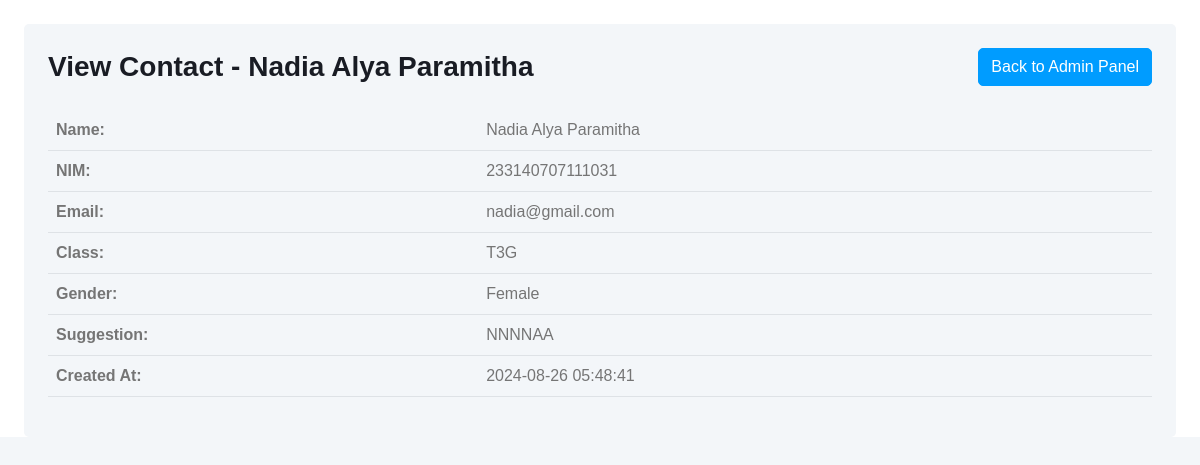
Screenshot of /admin/view.php?id=1 with the database file from the repository.
### tables this page shows
CREATE TABLE `contact` (
  `name` varchar(50) NOT NULL,
  `nim` varchar(20) NOT NULL,
  `email` varchar(50) NOT NULL,
  `class` varchar(20) NOT NULL,
  `gender` enum('Male','Female') NOT NULL,
  `suggestion` text NOT NULL,
  `reg_date` timestamp NULL DEFAULT current_timestamp() ON UPDATE current_timestamp(),
  `id` int(11) NOT NULL
);

### admin/view.php (the view, shortened to what this page needs)
<?php
include('../koneksi/koneksi.php');
if (isset($_GET['id'])) {
    $id = intval($_GET['id']);
    $sql = "SELECT * FROM contact WHERE id = ?";
    $stmt = $conn->prepare($sql);
    $stmt->bind_param("i", $id);
    $stmt->execute();
    $result = $stmt->get_result();
    if ($result->num_rows > 0) {
        $row = $result->fetch_assoc();
    } else {
        echo "No record found";
        exit;
    }
} else {
    echo "Invalid ID";
    exit;
}
?>
<!DOCTYPE html>
<html lang="en">
<head>
    <link href="css/bootstrap.min.css" rel="stylesheet">
    <link href="css/style.css" rel="stylesheet">
</head>
<body>
    <div class="container-xxl position-relative bg-white d-flex p-0">
        <div class="container-fluid pt-4 px-4">
            <div class="bg-light rounded p-4">
                <div class="d-flex align-items-center justify-content-between mb-4">
                    <h3 class="mb-0">View Contact - <?php echo htmlspecialchars($row['name']); ?></h3>
                    <a href="admin.php" class="btn btn-primary">Back to Admin Panel</a>
                </div>
                <table class="table">
                    <tr>
                        <th>Name:</th>
                        <td><?php echo htmlspecialchars($row['name']); ?></td>
                    </tr>
                    <tr>
                        <th>NIM:</th>
                        <td><?php echo htmlspecialchars($row['nim']); ?></td>
                    </tr>
                    <tr>
                        <th>Email:</th>
                        <td><?php echo htmlspecialchars($row['email']); ?></td>
                    </tr>
                    <tr>
                        <th>Class:</th>
                        <td><?php echo htmlspecialchars($row['class']); ?></td>
                    </tr>
                    <tr>
                        <th>Gender:</th>
                        <td><?php echo htmlspecialchars($row['gender']); ?></td>
                    </tr>
                    <tr>
                        <th>Suggestion:</th>
                        <td><?php echo htmlspecialchars($row['suggestion']); ?></td>
                    </tr>
                    <tr>
                        <th>Created At:</th>
                        <td><?php echo htmlspecialchars($row['reg_date']); ?></td>
                    </tr>
                </table>
            </div>
        </div>
    </div>
</body>
</html>

### admin/css/style.css (style rules this page uses)
:root { --primary: #009CFF; --light: #F3F6F9; --dark: #191C24; }
.btn { transition: .5s; }
.btn.btn-primary { color: #FFFFFF; }

### rows the page displays
contact: name "Nadia Alya Paramitha", nim "233140707111031", email "nadia@gmail.com", class "T3G", gender "Female", suggestion "NNNNAA", reg_date "2024-08-26 05:48:41"
